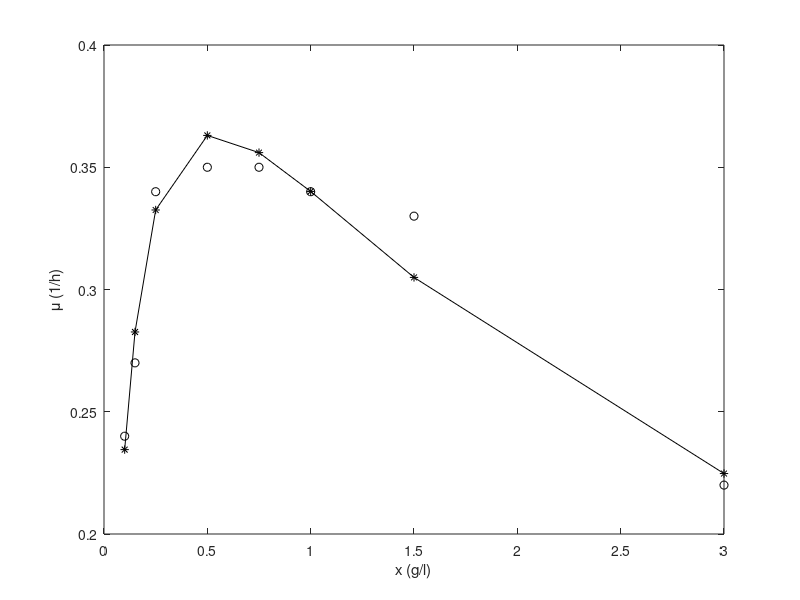

This chart was generated by the following MATLAB code: (Note: this script raises an error after producing the figure.)
function problema_5b
% Para ser utilizado con el texto H. Jorquera y C. Gelmi "Métodos Numéricos
% Aplicados a Ingeniería: Casos de estudio en Ingeniería de Procesos usando
% MATLAB", Ediciones UC, 2014.
%
% Última revisión: 12/04/2024.

% Datos experimentales
x = [0.10 0.15 0.25 0.50 0.75 1.00 1.50 3.00]';
mu = [0.24 0.27 0.34 0.35 0.35 0.34 0.33 0.22]';

% Resolución del modelo lineal
Y = 1./mu;
fi = [x 1./x ones(8,1)];
theta = fi\Y; % = (fi'*fi)^-1*fi'*Y
disp('- Método usando el modelo lineal:')
mu_max = 1/theta(3,1)
k1 = mu_max*theta(1,1)
km = mu_max*theta(2,1)

% Grafica resultados
model1 = 1./(theta(1,1)*x+theta(2,1)./x+theta(3,1));
plot(x,mu,'ko',x,model1,'k*-')
xlabel('x (g/l)')
ylabel('\mu (1/h)')

% Suma error cuadrático
error = sumsqr(mu-model1)

% Método usando la función lsqcurvefit
[param resnorm] = lsqcurvefit(@modelo,[1 1 1], x, mu);
disp('- Método usando la función lsqcurvefit:')
mu_max = param(1)
km = param(2)
kl = param(3)

%%%%%%%%%%%%%%%%%%%%%%%%%%%%%%%%%%
function F = modelo(param,xdata)
F = (param(1)*xdata)./(param(2)+xdata+param(3)*xdata.^2);
